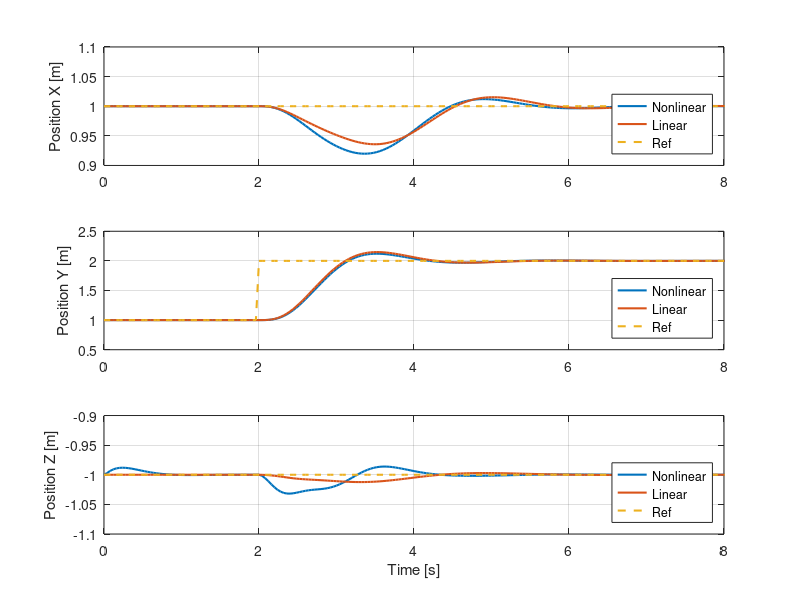
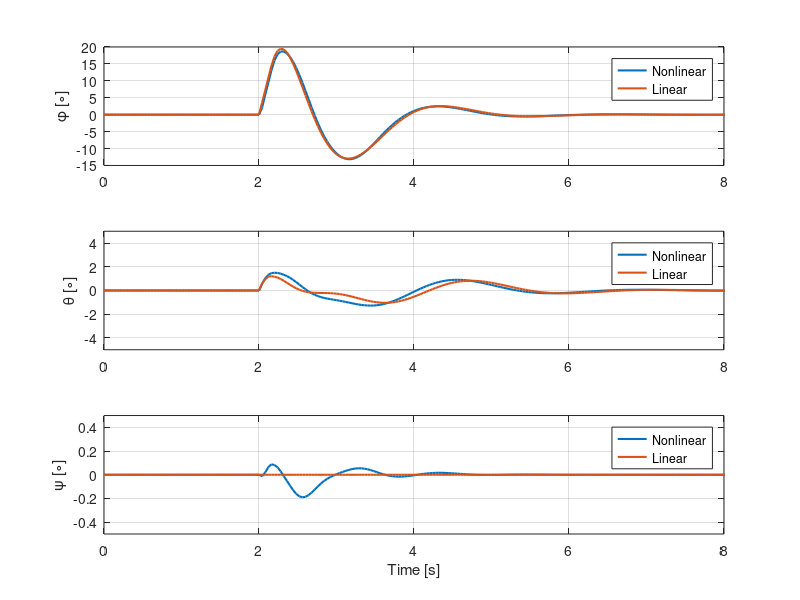

Write the MATLAB code that produced these figures, in order.
clear;
% close all;
clc;

%% Load variables: Nonlinear controller
load("Nonlinear_stepY.mat")

% Common variables
r = r_out.';
T_eq = param.nrotor_vehicle_mass_true*param.g;

start_time = 2;
sim_time = start_time + run_time;

time = 0:param.sample_time_measurements_full_state:sim_time;

% Specific variables
u_nl = [total_thrust_cmd body_rates_cmd].';

x_state_nl = full_state_act(:,1:9).';

x_nl = x_state_nl(1,:);
y_nl = x_state_nl(2,:);
z_nl = x_state_nl(3,:);

roll_nl = x_state_nl(7,:)*180/pi;
pitch_nl = x_state_nl(8,:)*180/pi;
yaw_nl = x_state_nl(9,:)*180/pi;

time_comp_nl = solve_time_out;

%% Load variables: Linear controller
load("Linear_stepY.mat")

% Specific variables
u_l = [total_thrust_cmd body_rates_cmd].';

x_state_l = full_state_act(:,1:9).';

x_l = x_state_l(1,:);
y_l= x_state_l(2,:);
z_l = x_state_l(3,:);

roll_l = x_state_l(7,:)*180/pi;
pitch_l = x_state_l(8,:)*180/pi;
yaw_l = x_state_l(9,:)*180/pi;

time_comp_nl = solve_time_out;

% Remove unnecessary variables
clear total_thrust_cmd body_rates_cmd full_state_meas full_state_act...
    run_time param r_out Tini solve_time_out start_time

%% Plots

% % Positions
% f_pos = figure();
% f_pos.Position = [50 100 1450 450];
% t_pos = tiledlayout(1,3,'TileSpacing','tight','Padding','tight');
% title(t_pos,'Positions','FontWeight','bold')
% 
% nexttile
% plot(time, x_nl)
% hold on
% plot(time, x_l)
% hold on
% plot(time, r(1,:))
% ylabel('X [m]') 
% xlabel('Time [s]')
% legend('Nonlinear','Linear','ref','Location','best')
% grid on
% 
% nexttile
% plot(time, y_nl)
% hold on
% plot(time, y_l)
% hold on
% plot(time, r(2,:))
% ylabel('Y [m]') 
% xlabel('Time [s]')
% legend('Nonlinear','Linear','ref','Location','best')
% grid on
% 
% nexttile
% plot(time, z_nl)
% hold on
% plot(time, z_l)
% hold on
% plot(time, r(3,:))
% ylabel('Z [m]') 
% xlabel('Time [s]')
% legend('Nonlinear','Linear','ref','Location','best')
% grid on


% % Euler Angles
% f_ang = figure();
% f_ang.Position = [50 100 1450 600];
% t_ang = tiledlayout(1,3,'TileSpacing','tight','Padding','tight');
% title(t_ang,'Euler Angles','FontWeight','bold')
% 
% nexttile
% plot(time, roll_nl)
% hold on
% plot(time, roll_l)
% ylabel('Phi [º]') 
% xlabel('Time [s]')
% legend('Nonlinear','Linear','Location','best')
% grid on
% 
% nexttile
% plot(time, pitch_nl)
% hold on
% plot(time, pitch_l)
% ylabel('Theta [º]') 
% xlabel('Time [s]')
% legend('Nonlinear','Linear','Location','best')
% grid on
% 
% nexttile
% plot(time, yaw_nl)
% hold on
% plot(time, yaw_l)
% ylabel('Psi [º]') 
% xlabel('Time [s]')
% legend('Nonlinear','Linear','Location','best')
% grid on
% 
% 
% % Thrust
% figure()
% plot(time, u_nl(1,:))
% hold on
% plot(time, u_l(1,:))
% hold on
% plot(time, T_eq*ones(1,length(time)), '--')
% ylabel('T [N]') 
% xlabel('Time [s]')
% legend('Nonlinear','Linear','ref','Location','best')
% grid on


% % Position XY
% myFigure1 = figure();
% plot(time, x_nl, 'LineWidth',1.5)
% hold on
% plot(time, x_l, 'LineWidth',1.5)
% hold on
% plot(time, r(1,:), '--', 'LineWidth',1.5)
% hold on
% plot(time, y_nl, 'LineWidth',1.5)
% hold on
% plot(time, y_l, 'LineWidth',1.5)
% hold on
% plot(time, r(2,:), '--', 'LineWidth',1.5)
% ylabel('Position [m]') 
% xlabel('Time [s]')
% legend('X_{nonlinear}','X_{linear}','X_{ref}','Y_{nonlinear}','Y_{linear}','Y_{ref}','Location','east')
% grid on
% xlim([0 8])
% 
% 
% % Position Z
% myFigure2 = figure();
% plot(time, z_nl, 'LineWidth',1.5)
% hold on
% plot(time, z_l, 'LineWidth',1.5)
% hold on
% plot(time, r(3,:), '--', 'LineWidth',1.5)
% ylabel('Position Z [m]') 
% xlabel('Time [s]')
% legend('Nonlinear','Linear','ref','Location','best')
% ylim([-1.2 -0.8])
% xlim([0 8])
% grid on
% 
% % Euler Angles
% myFigure3 = figure();
% plot(time, roll_nl, 'LineWidth',1.5)
% hold on
% plot(time, roll_l, 'LineWidth',1.5)
% hold on
% plot(time, pitch_nl, 'LineWidth',1.5)
% hold on
% plot(time, pitch_l, 'LineWidth',1.5)
% hold on
% plot(time, yaw_nl, 'LineWidth',1.5)
% hold on
% plot(time, yaw_l, 'LineWidth',1.5)
% ylabel('Euler Angles [\circ]') 
% xlabel('Time [s]')
% legend('\phi_{nonlinear}','\phi_{linear}','\theta_{nonlinear}','\theta_{linear}','\psi_{nonlinear}','\psi_{linear}','Location','best')
% grid on
% xlim([0 8])

% saveFigAsPDF(myFigure1,'Figures_PDF/XY_stepY_model2');
% saveFigAsPDF(myFigure2,'Figures_PDF/Z_stepY_model2');
% saveFigAsPDF(myFigure3,'Figures_PDF/Euler_stepY_model2');


% Position XYZ
myFigure4= figure();

subplot(3,1,1)
plot(time, x_nl, 'LineWidth',1.5)
hold on
plot(time, x_l, 'LineWidth',1.5)
hold on
plot(time, r(1,:), '--', 'LineWidth',1.5)
ylabel('Position X [m]') 
xlim([0 8])
ylim([0.9 1.1])
legend('Nonlinear','Linear','Ref','Location','southeast')
grid on

subplot(3,1,2)
plot(time, y_nl, 'LineWidth',1.5)
hold on
plot(time, y_l, 'LineWidth',1.5)
hold on
plot(time, r(2,:), '--', 'LineWidth',1.5)
ylabel('Position Y [m]') 
xlim([0 8])
ylim([0.5 2.5])
legend('Nonlinear','Linear','Ref','Location','southeast')
grid on

subplot(3,1,3)
plot(time, z_nl, 'LineWidth',1.5)
hold on
plot(time, z_l, 'LineWidth',1.5)
hold on
plot(time, r(3,:), '--', 'LineWidth',1.5)
ylabel('Position Z [m]') 
xlabel('Time [s]')
xlim([0 8])
ylim([-1.1 -0.9])
legend('Nonlinear','Linear','Ref','Location','southeast')
grid on

% Euler Angles
myFigure5= figure();

subplot(3,1,1)
plot(time, roll_nl, 'LineWidth',1.5)
hold on
plot(time, roll_l, 'LineWidth',1.5)
ylabel('\phi [\circ]') 
legend('Nonlinear','Linear','Location','northeast')
grid on
xlim([0 8])

subplot(3,1,2)
plot(time, pitch_nl, 'LineWidth',1.5)
hold on
plot(time, pitch_l, 'LineWidth',1.5)
ylabel('\theta [\circ]') 
legend('Nonlinear','Linear','Location','northeast')
grid on
xlim([0 8])
ylim([-5 5])

subplot(3,1,3)
plot(time, yaw_nl, 'LineWidth',1.5)
hold on
plot(time, yaw_l, 'LineWidth',1.5)
ylabel('\psi [\circ]') 
xlabel('Time [s]')
legend('Nonlinear','Linear','Location','northeast')
grid on
xlim([0 8])
ylim([-0.5 0.5])

% saveFigAsPDF(myFigure4,'Figures_PDF/Position_stepY_model1');
% saveFigAsPDF(myFigure5,'Figures_PDF/Orientation_stepY_model1');

